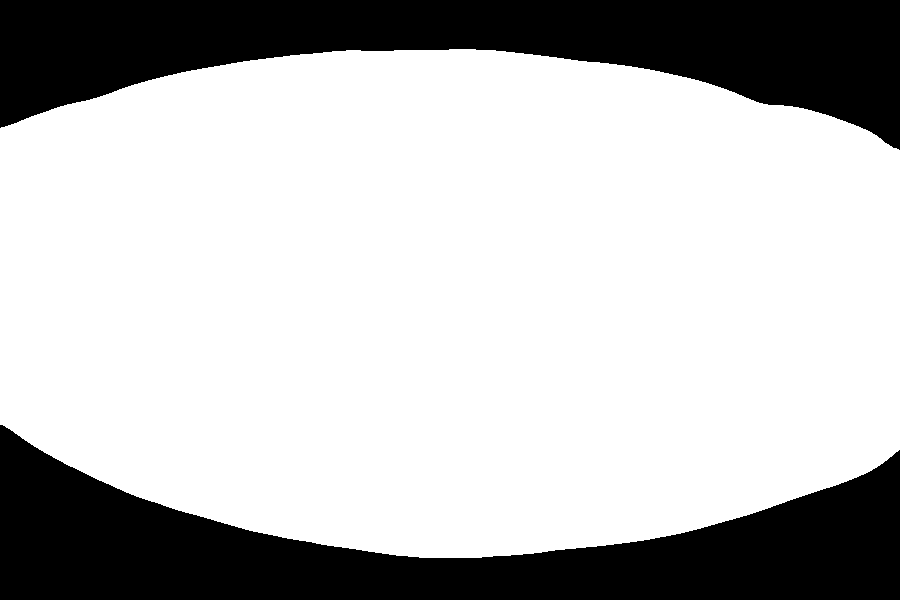
#> input picture data/18-07-11_40x_GBE_UtrCH_Ctrl_b1_uint8_maskProj.tif, 900 x 600 px; the run also reads 1 picture not shown here
$ python main_v1.py
#> lines starting #> are read from the running program, lines starting #| are printed output that depends on the picture; after the words box and inside, x2 and y2 are one past the last pixel; in counts of white or black regions, pixels touching at a corner belong together; pictures that were not available may be replaced by others from this repository, and a replacement may not be noted
#%% Imports

import time
import napari
import numpy as np
from skimage import io
from pathlib import Path
import matplotlib.pyplot as plt
from scipy.signal import correlate
from skimage.transform import rescale

#%% Open data

# -----------------------------------------------------------------------------

stack_name = '18-07-11_40x_GBE_UtrCH_Ctrl_b1_uint8.tif'
# stack_name = 'Xenopus-Cilia_250fps_Mesdjian_uint8_lite.tif'

# -----------------------------------------------------------------------------

mask_name = '18-07-11_40x_GBE_UtrCH_Ctrl_b1_uint8_maskProj.tif'

# -----------------------------------------------------------------------------

stack = io.imread(Path('data', stack_name))
if 'mask_name' in locals():
    mask = io.imread(Path('data', mask_name))
#> mask: shape (600, 900); 73.5% white; 2 black regions, box (x1, y1, x2, y2) and area: (0, 425, 900, 600) 72752, (0, 0, 900, 150) 70339
else:
    mask = None

#%% Parameters

intSize = 32
srcSize = 64
binning = 1

#%% Initialize

# Rescale data
stack = rescale(stack, (1, 1/binning, 1/binning), preserve_range=True)
intSize = intSize//binning
srcSize = srcSize//binning

# Get stack shape variables
nT = stack.shape[0]
#> nT = 2
nY = stack.shape[1]
#> nY = 600
nX = stack.shape[2]
#> nX = 900

# Get number of interrogation windows
nIntY = nY//intSize
#> nIntY = 18
nIntX = nX//intSize
#> nIntX = 28

# Pad stack to fit search windows
pad = srcSize//2
stackPad = np.pad(stack, pad_width=((0, 0), (pad, pad), (pad, pad)))

# Define interrogation window origins
intYi = np.arange(
    (nY-nIntY*intSize)//2,
    (nY-nIntY*intSize)//2 + nIntY*intSize,
    intSize
    ) + pad
#> intYi = 18 values from 44 to 588
intXi = np.arange(
    (nX-nIntX*intSize)//2,
    (nX-nIntX*intSize)//2 + nIntX*intSize,
    intSize
    ) + pad
#> intXi = 28 values from 34 to 898

# Define search window origins
srcYi = intYi-(srcSize-intSize)//2
#> srcYi = 18 values from 28 to 572
srcXi = intXi-(srcSize-intSize)//2
#> srcXi = 28 values from 18 to 882

#%% Compute vector field

v = np.full((nT, nIntY, nIntX), np.nan)
u = np.full((nT, nIntY, nIntX), np.nan)

start = time.time()
print('2D correlation')

for t in range(1, nT):
    for y in range(nIntY):
        for x in range(nIntX):

            # Extract interrogation window
            intWin = stackPad[
                t-1,
                intYi[y]:intYi[y]+intSize,
                intXi[x]:intXi[x]+intSize,
                ]

            # Extract search window
            srcWin = stackPad[
                t,
                srcYi[y]:srcYi[y]+srcSize,
                srcXi[x]:srcXi[x]+srcSize,
                ]

            # Compute 2D correlation
            corr2D = correlate(
                srcWin - np.mean(srcWin),
                intWin - np.mean(intWin),
                method='fft',
                )

            # Find xy max correlation
            y_max, x_max = np.unravel_index(corr2D.argmax(), corr2D.shape)

            # Infer uv vector components
            u[t,y,x] = x_max - (intSize-1) - (srcSize//2-intSize//2)
            v[t,y,x] = y_max - (intSize-1) - (srcSize//2-intSize//2)
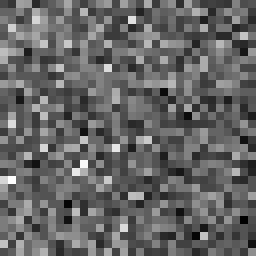
#> intWin: shape (32, 32) float64 (shown 8 times larger); min 2, max 45, mean 19.1; drawn with min black and max white
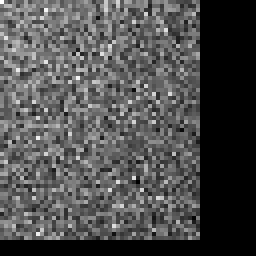
#> srcWin: shape (64, 64) float64 (shown 4 times larger); min 0, max 47, mean 14.4; drawn with min black and max white
#> `# viewer.add_image(u)`:
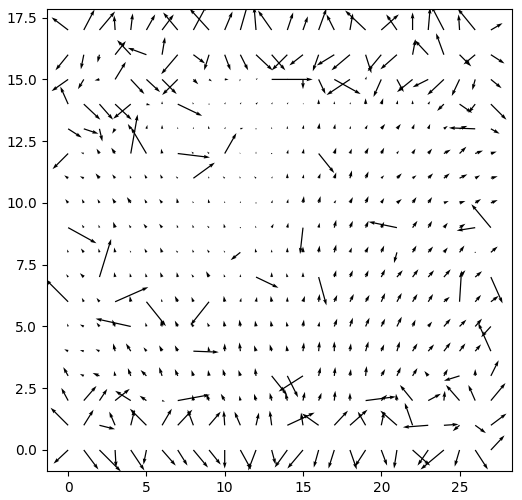
#> figure drawn by matplotlib, 1 panel

end = time.time()
print(f'  {(end-start):5.3f} s')

#%% Filter vector field


#%% Display (matplotlib)

fig, ax = plt.subplots(figsize=(6, 6))
ax.quiver(u[1,...], v[1,...])


# [6 lines of commented-out code are left out]
